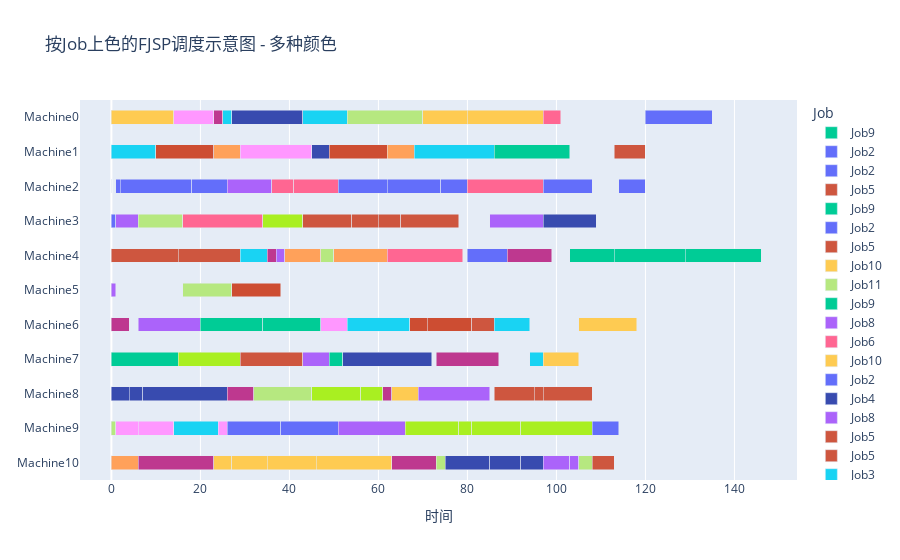

Source (notebook cell):
### Code cell
import plotly.graph_objects as go
from plotly.colors import qualitative
import colorsys
import random

def render(tasks_data):
    '''tasks_data = [
    {"Task": "Job1-Task1", "Station": "Machine1", "Start": 0, "Duration": 4, "Width": 0.4},
    {"Task": "Job2-Task1", "Station": "Machine2", "Start": 5, "Duration": 3, "Width": 0.4},
    {"Task": "Job3-Task1", "Station": "Machine3", "Start": 9, "Duration": 2, "Width": 0.4},
    ]   '''
    fig = go.Figure()
    # 获取唯一的Job名称列表
    unique_jobs = list(set(task['Task'] for task in tasks_data))

    # 使用Plotly的定性颜色循环作为基础
    color_sequence = qualitative.Plotly

    # 如果Job数量超过内置颜色，动态生成更多颜色
    if len(unique_jobs) > len(color_sequence):
        extra_colors_needed = len(unique_jobs) - len(color_sequence)
        # 动态生成新颜色
        random.seed(42)  # 固定种子以保证结果可复现
        extra_colors = []
        for _ in range(extra_colors_needed):
            h, s, l = random.random(), 0.5 + random.random() / 2.0, 0.4 + random.random() / 5.0
            r, g, b = colorsys.hls_to_rgb(h, l, s)
            extra_colors.append(f"rgb({int(r*255)}, {int(g*255)}, {int(b*255)})")
        color_sequence = color_sequence + extra_colors

    # 创建颜色映射
    color_map = {job: color for job, color in zip(unique_jobs, color_sequence)}

    # 清空现有的绘图数据
    fig.data = []

    # 绘制条形图
    for task in tasks_data:
        fig.add_trace(go.Bar(
            x=[task["Duration"]],
            y=[task["Station"]],
            base=[task["Start"]],
            width=[task["Width"]],
            orientation='h',
            name=task["Task"],
            marker_color=color_map[task["Task"]],
        ))

    # 更新图表布局
    fig.update_layout(
        title="按Job上色的FJSP调度示意图 - 多种颜色",
        xaxis_title="时间",
        yaxis=dict(
            type='category',
            categoryorder='array',
            categoryarray=[task['Station'] for task in tasks_data]
        ),
        barmode='stack',
        legend_title="Job",
    )

    # 显示图表
    fig.show()
tasks_data_break5 = [
    task for task in tasks_data
    if not (task["Start"] + task["Duration"] > 40 and task["Station"] == "Machine5")
]


render(tasks_data)
render(tasks_data_break5)

### Figure 1 — Plotly figure (JSON) as saved in the notebook; plotly's stock layout.template omitted (floating-point values rounded to 4 significant figures; data arrays with more than 128 entries replaced by an {"elided": "..."} marker saying what was removed)
{"data": [{"base": [0], "marker": {"color": "#EF553B"}, "name": "Job", "orientation": "h", "type": "bar", "width": [0.4], "x": [0], "y": ["Machine10"]}, {"base": [0], "marker": {"color": "#EF553B"}, "name": "Job", "orientation": "h", "type": "bar", "width": [0.4], "x": [0], "y": ["Machine9"]}, {"base": [0], "marker": {"color": "#EF553B"}, "name": "Job", "orientation": "h", "type": "bar", "width": [0.4], "x": [0], "y": ["Machine8"]}, {"base": [0], "marker": {"color": "#EF553B"}, "name": "Job", "orientation": "h", "type": "bar", "width": [0.4], "x": [0], "y": ["Machine7"]}, {"base": [0], "marker": {"color": "#EF553B"}, "name": "Job", "orientation": "h", "type": "bar", "width": [0.4], "x": [0], "y": ["Machine6"]}, {"base": [0], "marker": {"color": "#EF553B"}, "name": "Job", "orientation": "h", "type": "bar", "width": [0.4], "x": [0], "y": ["Machine5"]}, {"base": [0], "marker": {"color": "#EF553B"}, "name": "Job", "orientation": "h", "type": "bar", "width": [0.4], "x": [0], "y": ["Machine4"]}, {"base": [0], "marker": {"color": "#EF553B"}, "name": "Job", "orientation": "h", "type": "bar", "width": [0.4], "x": [0], "y": ["Machine3"]}, {"base": [0], "marker": {"color": "#EF553B"}, "name": "Job", "orientation": "h", "type": "bar", "width": [0.4], "x": [0], "y": ["Machine2"]}, {"base": [0], "marker": {"color": "#EF553B"}, "name": "Job", "orientation": "h", "type": "bar", "width": [0.4], "x": [0], "y": ["Machine1"]}, {"base": [0], "marker": {"color": "#EF553B"}, "name": "Job", "orientation": "h", "type": "bar", "width": [0.4], "x": [0], "y": ["Machine0"]}, {"base": [0], "marker": {"color": "#636EFA"}, "name": "Job2", "orientation": "h", "type": "bar", "width": [0.4], "x": [1], "y": ["Machine3"]}, {"base": [0], "marker": {"color": "#00CC96"}, "name": "Job9", "orientation": "h", "type": "bar", "width": [0.4], "x": [15], "y": ["Machine7"]}, {"base": [0], "marker": {"color": "rgb(190, 56, 143)"}, "name": "Job1", "orientation": "h", "type": "bar", "width": [0.4], "x": [4], "y": ["Machine6"]}, {"base": [0], "marker": {"color": "#AB63FA"}, "name": "Job8", "orientation": "h", "type": "bar", "width": [0.4], "x": [1], "y": ["Machine5"]}, {"base": [0], "marker": {"color": "rgb(56, 75, 175)"}, "name": "Job4", "orientation": "h", "type": "bar", "width": [0.4], "x": [4], "y": ["Machine8"]}, {"base": [0], "marker": {"color": "#FECB52"}, "name": "Job10", "orientation": "h", "type": "bar", "width": [0.4], "x": [14], "y": ["Machine0"]}, {"base": [0], "marker": {"color": "rgb(206, 86, 63)"}, "name": "Job5", "orientation": "h", "type": "bar", "width": [0.4], "x": [15], "y": ["Machine4"]}, {"base": [0], "marker": {"color": "#B6E880"}, "name": "Job11", "orientation": "h", "type": "bar", "width": [0.4], "x": [1], "y": ["Machine9"]}, {"base": [0], "marker": {"color": "#19D3F3"}, "name": "Job3", "orientation": "h", "type": "bar", "width": [0.4], "x": [10], "y": ["Machine1"]}, {"base": [0], "marker": {"color": "#FFA15A"}, "name": "Job12", "orientation": "h", "type": "bar", "width": [0.4], "x": [6], "y": ["Machine10"]}, {"base": [1], "marker": {"color": "#636EFA"}, "name": "Job2", "orientation": "h", "type": "bar", "width": [0.4], "x": [1], "y": ["Machine2"]}, {"base": [1], "marker": {"color": "#AB63FA"}, "name": "Job8", "orientation": "h", "type": "bar", "width": [0.4], "x": [5], "y": ["Machine3"]}, {"base": [1], "marker": {"color": "#FF97FF"}, "name": "Job13", "orientation": "h", "type": "bar", "width": [0.4], "x": [5], "y": ["Machine9"]}, {"base": [2], "marker": {"color": "#636EFA"}, "name": "Job2", "orientation": "h", "type": "bar", "width": [0.4], "x": [16], "y": ["Machine2"]}, {"base": [4], "marker": {"color": "rgb(56, 75, 175)"}, "name": "Job4", "orientation": "h", "type": "bar", "width": [0.4], "x": [3], "y": ["Machine8"]}, {"base": [6], "marker": {"color": "rgb(190, 56, 143)"}, "name": "Job1", "orientation": "h", "type": "bar", "width": [0.4], "x": [17], "y": ["Machine10"]}, {"base": [6], "marker": {"color": "#B6E880"}, "name": "Job11", "orientation": "h", "type": "bar", "width": [0.4], "x": [10], "y": ["Machine3"]}, {"base": [6], "marker": {"color": "#AB63FA"}, "name": "Job8", "orientation": "h", "type": "bar", "width": [0.4], "x": [14], "y": ["Machine6"]}, {"base": [6], "marker": {"color": "#FF97FF"}, "name": "Job13", "orientation": "h", "type": "bar", "width": [0.4], "x": [8], "y": ["Machine9"]}, {"base": [7], "marker": {"color": "rgb(56, 75, 175)"}, "name": "Job4", "orientation": "h", "type": "bar", "width": [0.4], "x": [19], "y": ["Machine8"]}, {"base": [10], "marker": {"color": "rgb(205, 77, 50)"}, "name": "Job0", "orientation": "h", "type": "bar", "width": [0.4], "x": [13], "y": ["Machine1"]}, {"base": [14], "marker": {"color": "#19D3F3"}, "name": "Job3", "orientation": "h", "type": "bar", "width": [0.4], "x": [10], "y": ["Machine9"]}, {"base": [14], "marker": {"color": "#FF97FF"}, "name": "Job13", "orientation": "h", "type": "bar", "width": [0.4], "x": [9], "y": ["Machine0"]}, {"base": [15], "marker": {"color": "rgb(169, 239, 33)"}, "name": "Job7", "orientation": "h", "type": "bar", "width": [0.4], "x": [14], "y": ["Machine7"]}, {"base": [15], "marker": {"color": "rgb(206, 86, 63)"}, "name": "Job5", "orientation": "h", "type": "bar", "width": [0.4], "x": [14], "y": ["Machine4"]}, {"base": [16], "marker": {"color": "#FF6692"}, "name": "Job6", "orientation": "h", "type": "bar", "width": [0.4], "x": [18], "y": ["Machine3"]}, {"base": [16], "marker": {"color": "#B6E880"}, "name": "Job11", "orientation": "h", "type": "bar", "width": [0.4], "x": [11], "y": ["Machine5"]}, {"base": [18], "marker": {"color": "#636EFA"}, "name": "Job2", "orientation": "h", "type": "bar", "width": [0.4], "x": [8], "y": ["Machine2"]}, {"base": [20], "marker": {"color": "#00CC96"}, "name": "Job9", "orientation": "h", "type": "bar", "width": [0.4], "x": [14], "y": ["Machine6"]}, {"base": [23], "marker": {"color": "#FECB52"}, "name": "Job10", "orientation": "h", "type": "bar", "width": [0.4], "x": [4], "y": ["Machine10"]}, {"base": [23], "marker": {"color": "rgb(190, 56, 143)"}, "name": "Job1", "orientation": "h", "type": "bar", "width": [0.4], "x": [2], "y": ["Machine0"]}, {"base": [23], "marker": {"color": "#FFA15A"}, "name": "Job12", "orientation": "h", "type": "bar", "width": [0.4], "x": [6], "y": ["Machine1"]}, {"base": [24], "marker": {"color": "#FF97FF"}, "name": "Job13", "orientation": "h", "type": "bar", "width": [0.4], "x": [2], "y": ["Machine9"]}, {"base": [25], "marker": {"color": "#19D3F3"}, "name": "Job3", "orientation": "h", "type": "bar", "width": [0.4], "x": [2], "y": ["Machine0"]}, {"base": [26], "marker": {"color": "rgb(190, 56, 143)"}, "name": "Job1", "orientation": "h", "type": "bar", "width": [0.4], "x": [6], "y": ["Machine8"]}, {"base": [26], "marker": {"color": "#AB63FA"}, "name": "Job8", "orientation": "h", "type": "bar", "width": [0.4], "x": [10], "y": ["Machine2"]}, {"base": [26], "marker": {"color": "#636EFA"}, "name": "Job2", "orientation": "h", "type": "bar", "width": [0.4], "x": [12], "y": ["Machine9"]}, {"base": [27], "marker": {"color": "#FECB52"}, "name": "Job10", "orientation": "h", "type": "bar", "width": [0.4], "x": [8], "y": ["Machine10"]}, {"base": [27], "marker": {"color": "rgb(205, 77, 50)"}, "name": "Job0", "orientation": "h", "type": "bar", "width": [0.4], "x": [11], "y": ["Machine5"]}, {"base": [27], "marker": {"color": "rgb(56, 75, 175)"}, "name": "Job4", "orientation": "h", "type": "bar", "width": [0.4], "x": [16], "y": ["Machine0"]}, {"base": [29], "marker": {"color": "rgb(206, 86, 63)"}, "name": "Job5", "orientation": "h", "type": "bar", "width": [0.4], "x": [14], "y": ["Machine7"]}, {"base": [29], "marker": {"color": "#19D3F3"}, "name": "Job3", "orientation": "h", "type": "bar", "width": [0.4], "x": [6], "y": ["Machine4"]}, {"base": [29], "marker": {"color": "#FF97FF"}, "name": "Job13", "orientation": "h", "type": "bar", "width": [0.4], "x": [16], "y": ["Machine1"]}, {"base": [32], "marker": {"color": "#B6E880"}, "name": "Job11", "orientation": "h", "type": "bar", "width": [0.4], "x": [13], "y": ["Machine8"]}, {"base": [34], "marker": {"color": "#00CC96"}, "name": "Job9", "orientation": "h", "type": "bar", "width": [0.4], "x": [13], "y": ["Machine6"]}, {"base": [34], "marker": {"color": "rgb(169, 239, 33)"}, "name": "Job7", "orientation": "h", "type": "bar", "width": [0.4], "x": [9], "y": ["Machine3"]}, {"base": [35], "marker": {"color": "rgb(190, 56, 143)"}, "name": "Job1", "orientation": "h", "type": "bar", "width": [0.4], "x": [2], "y": ["Machine4"]}, {"base": [35], "marker": {"color": "#FECB52"}, "name": "Job10", "orientation": "h", "type": "bar", "width": [0.4], "x": [11], "y": ["Machine10"]}, {"base": [36], "marker": {"color": "#FF6692"}, "name": "Job6", "orientation": "h", "type": "bar", "width": [0.4], "x": [5], "y": ["Machine2"]}, {"base": [37], "marker": {"color": "#AB63FA"}, "name": "Job8", "orientation": "h", "type": "bar", "width": [0.4], "x": [2], "y": ["Machine4"]}, {"base": [38], "marker": {"color": "#636EFA"}, "name": "Job2", "orientation": "h", "type": "bar", "width": [0.4], "x": [13], "y": ["Machine9"]}, {"base": [39], "marker": {"color": "#FFA15A"}, "name": "Job12", "orientation": "h", "type": "bar", "width": [0.4], "x": [8], "y": ["Machine4"]}, {"base": [41], "marker": {"color": "#FF6692"}, "name": "Job6", "orientation": "h", "type": "bar", "width": [0.4], "x": [10], "y": ["Machine2"]}, {"base": [43], "marker": {"color": "#AB63FA"}, "name": "Job8", "orientation": "h", "type": "bar", "width": [0.4], "x": [6], "y": ["Machine7"]}, {"base": [43], "marker": {"color": "#19D3F3"}, "name": "Job3", "orientation": "h", "type": "bar", "width": [0.4], "x": [10], "y": ["Machine0"]}, {"base": [43], "marker": {"color": "rgb(206, 86, 63)"}, "name": "Job5", "orientation": "h", "type": "bar", "width": [0.4], "x": [11], "y": ["Machine3"]}, {"base": [45], "marker": {"color": "rgb(56, 75, 175)"}, "name": "Job4", "orientation": "h", "type": "bar", "width": [0.4], "x": [4], "y": ["Machine1"]}, {"base": [45], "marker": {"color": "rgb(169, 239, 33)"}, "name": "Job7", "orientation": "h", "type": "bar", "width": [0.4], "x": [11], "y": ["Machine8"]}, {"base": [46], "marker": {"color": "#FECB52"}, "name": "Job10", "orientation": "h", "type": "bar", "width": [0.4], "x": [17], "y": ["Machine10"]}, {"base": [47], "marker": {"color": "#B6E880"}, "name": "Job11", "orientation": "h", "type": "bar", "width": [0.4], "x": [3], "y": ["Machine4"]}, {"base": [47], "marker": {"color": "#FF97FF"}, "name": "Job13", "orientation": "h", "type": "bar", "width": [0.4], "x": [6], "y": ["Machine6"]}, {"base": [49], "marker": {"color": "#00CC96"}, "name": "Job9", "orientation": "h", "type": "bar", "width": [0.4], "x": [3], "y": ["Machine7"]}, {"base": [49], "marker": {"color": "rgb(205, 77, 50)"}, "name": "Job0", "orientation": "h", "type": "bar", "width": [0.4], "x": [13], "y": ["Machine1"]}, {"base": [50], "marker": {"color": "#FFA15A"}, "name": "Job12", "orientation": "h", "type": "bar", "width": [0.4], "x": [12], "y": ["Machine4"]}, {"base": [51], "marker": {"color": "#AB63FA"}, "name": "Job8", "orientation": "h", "type": "bar", "width": [0.4], "x": [15], "y": ["Machine9"]}, {"base": [51], "marker": {"color": "#636EFA"}, "name": "Job2", "orientation": "h", "type": "bar", "width": [0.4], "x": [11], "y": ["Machine2"]}, {"base": [52], "marker": {"color": "rgb(56, 75, 175)"}, "name": "Job4", "orientation": "h", "type": "bar", "width": [0.4], "x": [20], "y": ["Machine7"]}, {"base": [53], "marker": {"color": "#B6E880"}, "name": "Job11", "orientation": "h", "type": "bar", "width": [0.4], "x": [17], "y": ["Machine0"]}, {"base": [53], "marker": {"color": "#19D3F3"}, "name": "Job3", "orientation": "h", "type": "bar", "width": [0.4], "x": [14], "y": ["Machine6"]}, {"base": [54], "marker": {"color": "rgb(206, 86, 63)"}, "name": "Job5", "orientation": "h", "type": "bar", "width": [0.4], "x": [6], "y": ["Machine3"]}, {"base": [56], "marker": {"color": "rgb(169, 239, 33)"}, "name": "Job7", "orientation": "h", "type": "bar", "width": [0.4], "x": [5], "y": ["Machine8"]}, {"base": [60], "marker": {"color": "rgb(206, 86, 63)"}, "name": "Job5", "orientation": "h", "type": "bar", "width": [0.4], "x": [5], "y": ["Machine3"]}, {"base": [61], "marker": {"color": "rgb(190, 56, 143)"}, "name": "Job1", "orientation": "h", "type": "bar", "width": [0.4], "x": [2], "y": ["Machine8"]}, {"base": [62], "marker": {"color": "#FF6692"}, "name": "Job6", "orientation": "h", "type": "bar", "width": [0.4], "x": [17], "y": ["Machine4"]}, {"base": [62], "marker": {"color": "#FFA15A"}, "name": "Job12", "orientation": "h", "type": "bar", "width": [0.4], "x": [6], "y": ["Machine1"]}, {"base": [62], "marker": {"color": "#636EFA"}, "name": "Job2", "orientation": "h", "type": "bar", "width": [0.4], "x": [12], "y": ["Machine2"]}, {"base": [63], "marker": {"color": "#FECB52"}, "name": "Job10", "orientation": "h", "type": "bar", "width": [0.4], "x": [6], "y": ["Machine8"]}, {"base": [63], "marker": {"color": "rgb(190, 56, 143)"}, "name": "Job1", "orientation": "h", "type": "bar", "width": [0.4], "x": [10], "y": ["Machine10"]}, {"base": [65], "marker": {"color": "rgb(206, 86, 63)"}, "name": "Job5", "orientation": "h", "type": "bar", "width": [0.4], "x": [13], "y": ["Machine3"]}, {"base": [66], "marker": {"color": "rgb(169, 239, 33)"}, "name": "Job7", "orientation": "h", "type": "bar", "width": [0.4], "x": [12], "y": ["Machine9"]}, {"base": [67], "marker": {"color": "rgb(205, 77, 50)"}, "name": "Job0", "orientation": "h", "type": "bar", "width": [0.4], "x": [4], "y": ["Machine6"]}, {"base": [68], "marker": {"color": "#19D3F3"}, "name": "Job3", "orientation": "h", "type": "bar", "width": [0.4], "x": [18], "y": ["Machine1"]}, {"base": [69], "marker": {"color": "#AB63FA"}, "name": "Job8", "orientation": "h", "type": "bar", "width": [0.4], "x": [16], "y": ["Machine8"]}, {"base": [70], "marker": {"color": "#FECB52"}, "name": "Job10", "orientation": "h", "type": "bar", "width": [0.4], "x": [10], "y": ["Machine0"]}, {"base": [71], "marker": {"color": "rgb(205, 77, 50)"}, "name": "Job0", "orientation": "h", "type": "bar", "width": [0.4], "x": [10], "y": ["Machine6"]}, {"base": [73], "marker": {"color": "#B6E880"}, "name": "Job11", "orientation": "h", "type": "bar", "width": [0.4], "x": [2], "y": ["Machine10"]}, {"base": [73], "marker": {"color": "rgb(190, 56, 143)"}, "name": "Job1", "orientation": "h", "type": "bar", "width": [0.4], "x": [14], "y": ["Machine7"]}, {"base": [74], "marker": {"color": "#636EFA"}, "name": "Job2", "orientation": "h", "type": "bar", "width": [0.4], "x": [6], "y": ["Machine2"]}, {"base": [75], "marker": {"color": "rgb(56, 75, 175)"}, "name": "Job4", "orientation": "h", "type": "bar", "width": [0.4], "x": [10], "y": ["Machine10"]}, {"base": [78], "marker": {"color": "rgb(169, 239, 33)"}, "name": "Job7", "orientation": "h", "type": "bar", "width": [0.4], "x": [3], "y": ["Machine9"]}, {"base": [80], "marker": {"color": "#FECB52"}, "name": "Job10", "orientation": "h", "type": "bar", "width": [0.4], "x": [17], "y": ["Machine0"]}, {"base": [80], "marker": {"color": "#636EFA"}, "name": "Job2", "orientation": "h", "type": "bar", "width": [0.4], "x": [9], "y": ["Machine4"]}, {"base": [80], "marker": {"color": "#FF6692"}, "name": "Job6", "orientation": "h", "type": "bar", "width": [0.4], "x": [17], "y": ["Machine2"]}, {"base": [81], "marker": {"color": "rgb(206, 86, 63)"}, "name": "Job5", "orientation": "h", "type": "bar", "width": [0.4], "x": [5], "y": ["Machine6"]}, {"base": [81], "marker": {"color": "rgb(169, 239, 33)"}, "name": "Job7", "orientation": "h", "type": "bar", "width": [0.4], "x": [11], "y": ["Machine9"]}, {"base": [85], "marker": {"color": "rgb(56, 75, 175)"}, "name": "Job4", "orientation": "h", "type": "bar", "width": [0.4], "x": [7], "y": ["Machine10"]}, {"base": [85], "marker": {"color": "#AB63FA"}, "name": "Job8", "orientation": "h", "type": "bar", "width": [0.4], "x": [12], "y": ["Machine3"]}, {"base": [86], "marker": {"color": "#00CC96"}, "name": "Job9", "orientation": "h", "type": "bar", "width": [0.4], "x": [17], "y": ["Machine1"]}, {"base": [86], "marker": {"color": "rgb(206, 86, 63)"}, "name": "Job5", "orientation": "h", "type": "bar", "width": [0.4], "x": [9], "y": ["Machine8"]}, {"base": [86], "marker": {"color": "#19D3F3"}, "name": "Job3", "orientation": "h", "type": "bar", "width": [0.4], "x": [8], "y": ["Machine6"]}, {"base": [89], "marker": {"color": "rgb(190, 56, 143)"}, "name": "Job1", "orientation": "h", "type": "bar", "width": [0.4], "x": [10], "y": ["Machine4"]}, {"base": [92], "marker": {"color": "rgb(56, 75, 175)"}, "name": "Job4", "orientation": "h", "type": "bar", "width": [0.4], "x": [5], "y": ["Machine10"]}, {"base": [92], "marker": {"color": "rgb(169, 239, 33)"}, "name": "Job7", "orientation": "h", "type": "bar", "width": [0.4], "x": [16], "y": ["Machine9"]}, {"base": [94], "marker": {"color": "#19D3F3"}, "name": "Job3", "orientation": "h", "type": "bar", "width": [0.4], "x": [3], "y": ["Machine7"]}, {"base": [95], "marker": {"color": "rgb(206, 86, 63)"}, "name": "Job5", "orientation": "h", "type": "bar", "width": [0.4], "x": [2], "y": ["Machine8"]}, {"base": [97], "marker": {"color": "rgb(206, 86, 63)"}, "name": "Job5", "orientation": "h", "type": "bar", "width": [0.4], "x": [11], "y": ["Machine8"]}, {"base": [97], "marker": {"color": "#AB63FA"}, "name": "Job8", "orientation": "h", "type": "bar", "width": [0.4], "x": [6], "y": ["Machine10"]}, {"base": [97], "marker": {"color": "rgb(56, 75, 175)"}, "name": "Job4", "orientation": "h", "type": "bar", "width": [0.4], "x": [12], "y": ["Machine3"]}, {"base": [97], "marker": {"color": "#636EFA"}, "name": "Job2", "orientation": "h", "type": "bar", "width": [0.4], "x": [11], "y": ["Machine2"]}, {"base": [97], "marker": {"color": "#FECB52"}, "name": "Job10", "orientation": "h", "type": "bar", "width": [0.4], "x": [8], "y": ["Machine7"]}, {"base": [97], "marker": {"color": "#FF6692"}, "name": "Job6", "orientation": "h", "type": "bar", "width": [0.4], "x": [4], "y": ["Machine0"]}, {"base": [103], "marker": {"color": "#AB63FA"}, "name": "Job8", "orientation": "h", "type": "bar", "width": [0.4], "x": [2], "y": ["Machine10"]}, {"base": [103], "marker": {"color": "#00CC96"}, "name": "Job9", "orientation": "h", "type": "bar", "width": [0.4], "x": [10], "y": ["Machine4"]}, {"base": [105], "marker": {"color": "#B6E880"}, "name": "Job11", "orientation": "h", "type": "bar", "width": [0.4], "x": [3], "y": ["Machine10"]}, {"base": [105], "marker": {"color": "#FECB52"}, "name": "Job10", "orientation": "h", "type": "bar", "width": [0.4], "x": [13], "y": ["Machine6"]}, {"base": [108], "marker": {"color": "rgb(206, 86, 63)"}, "name": "Job5", "orientation": "h", "type": "bar", "width": [0.4], "x": [5], "y": ["Machine10"]}, {"base": [108], "marker": {"color": "#636EFA"}, "name": "Job2", "orientation": "h", "type": "bar", "width": [0.4], "x": [6], "y": ["Machine9"]}, {"base": [113], "marker": {"color": "#00CC96"}, "name": "Job9", "orientation": "h", "type": "bar", "width": [0.4], "x": [16], "y": ["Machine4"]}, {"base": [113], "marker": {"color": "rgb(206, 86, 63)"}, "name": "Job5", "orientation": "h", "type": "bar", "width": [0.4], "x": [7], "y": ["Machine1"]}, {"base": [114], "marker": {"color": "#636EFA"}, "name": "Job2", "orientation": "h", "type": "bar", "width": [0.4], "x": [6], "y": ["Machine2"]}, {"base": [120], "marker": {"color": "#636EFA"}, "name": "Job2", "orientation": "h", "type": "bar", "width": [0.4], "x": [15], "y": ["Machine0"]}, {"base": [129], "marker": {"color": "#00CC96"}, "name": "Job9", "orientation": "h", "type": "bar", "width": [0.4], "x": [17], "y": ["Machine4"]}], "layout": {"barmode": "stack", "legend": {"title": {"text": "Job"}}, "title": {"text": "按Job上色的FJSP调度示意图 - 多种颜色"}, "xaxis": {"title": {"text": "时间"}}, "yaxis": {"categoryarray": {"elided": "133 str values"}, "categoryorder": "array", "type": "category"}}}
